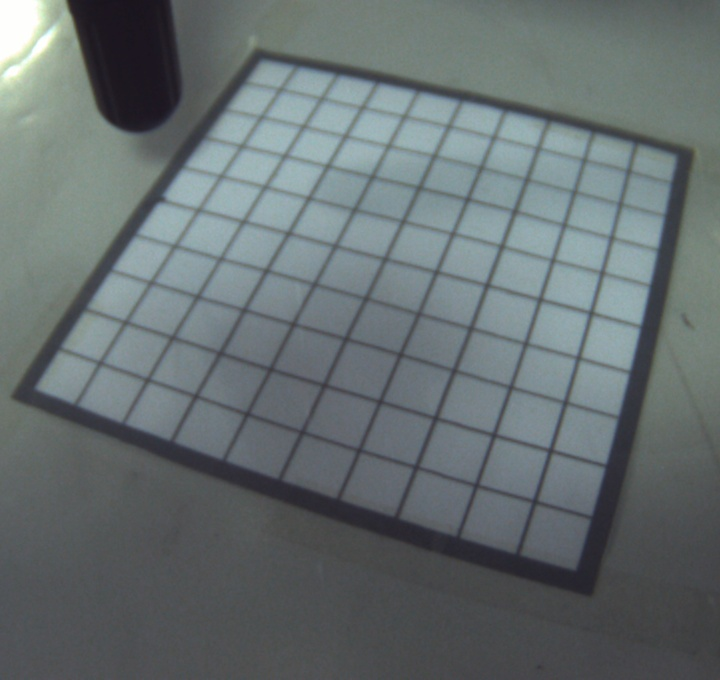
#> input picture python/test_pic/02.jpg, 720 x 680 px
$ python testcoordrecog.py
#> lines starting #> are read from the running program, lines starting #| are printed output that depends on the picture; after the words box and inside, x2 and y2 are one past the last pixel; in counts of white or black regions, pixels touching at a corner belong together
#> further down, img2 is the input picture: shape (680, 720, 3); mean B, G, R 112.6, 111.1, 102.3
### python/ImgProcess.py
import cv2
import numpy as np
import matplotlib.pyplot as plt


class ImgStatus:
    """
    存储当前图像的状态。其属性包括：
    上一时刻处理完成的图像的RGB数组；
    **当前时刻原始图像RGB数组（输入）；
    当前时刻原始图像二值数组；
    **当前图像角点坐标；
    当前图像透视变换后图像；
    图像相减结果；
    是否识别出“X”；
    “X”外接圆圆心；
    其方法包括：
    最大轮廓查找；
    透视校正，坐标映射；
    图像相减，判断是否有“X”；
    计算“X”外接圆圆心，并将当前图像存储到上一时刻图像属性项中；
    """

    # [10 lines left out: function __init__, not called in this run]

    def trans_matrix(self):
        canny = binary_canny(self.now)
        self.m = perspective_matrix(canny)

    def transform(self):
        self.trans = cv2.warpPerspective(self.now, self.m, (500, 500))

    # 遮挡识别
    # [24 lines left out: functions shadow_recog, cord_recog, not called in this run]


# 将图像转化为灰度图
def gray_process(img):
    return cv2.cvtColor(img, cv2.COLOR_BGR2GRAY)


# 将图像进行canny边缘识别
def binary_canny(img):
    n = np.array(img)
    if n.ndim > 2:
        gray = gray_process(img)  # 把输入图像灰度化
    else:
        gray = img
    img_new = cv2.Canny(gray, 70, 110)  # 二值化
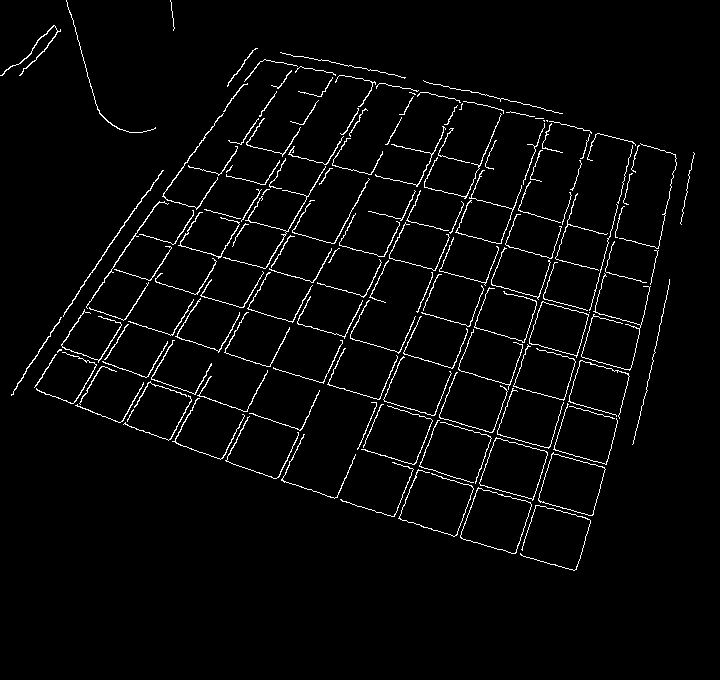
#> img_new: shape (680, 720); 3.1% white in thin lines or dots, all inside (x1, y1, x2, y2) = (0, 0, 695, 571)
    return img_new


# 将图像二值化
# [11 lines left out: function binary_gray, not called in this run]


# 将图像反相
def reverse(img):
    n = np.array(img)
    if n.ndim > 2:
        gray = gray_process(img)  # 把输入图像灰度化
    else:
        gray = img
    size = (np.size(gray, 0), np.size(gray, 1))
    iimg = np.zeros(size, dtype=np.int8)
    for i in range(np.size(gray, 0)):
        for j in range(np.size(gray, 1)):
            iimg[i][j] = 255 - gray[i][j]
    return iimg


#  生成透视变换矩阵
def perspective_matrix(img):
    # 直线识别
    lines = cv2.HoughLines(img, 1, np.pi / 180, 130)
#> lines = 54 rows, first 8: [229, 1.85], [409, 0.489], [554, 0.367], [559, 0.367], [364, 0.524], [505, 0.401], [457, 0.454], [280, 0.593]

    # 对直线的斜率进行分类
    feature = [[], []]
    theta25 = np.zeros((2, 2))
    for line in lines:
        rho, theta = line[0]
        if theta > np.pi / 2:
            feature[0].append(theta)
        else:
            feature[1].append(theta)
#> this loop made 54 passes
#> (rho, theta) on passes 1 to 12: (229, 1.85), (409, 0.489), (554, 0.367), (559, 0.367), (364, 0.524), (505, 0.401), (457, 0.454), (280, 0.593), (366, 0.506), (322, 0.559), (324, 0.541), (309, 1.9)
    a = np.array(feature[0])
    theta25[0][0] = np.mean(a) - np.pi / 9
    theta25[0][1] = np.mean(a) + np.pi / 9
    a = np.array(feature[1])
    theta25[1][0] = np.mean(a) - np.pi / 9
    theta25[1][1] = np.mean(a) + np.pi / 9

    # 查找边缘线
    edge = np.zeros((4, 2))
    for line in lines:
        rho, theta = line[0]
        thetapy = np.float64(theta)
        if (thetapy > theta25[0][0]) & (thetapy < theta25[0][1]):
            if edge[0][0] == 0 or edge[0][0] > rho:
                edge[0] = [rho, theta]
            if edge[2][0] == 0 or edge[2][0] < rho:
                edge[2] = [rho, theta]
        elif (thetapy > theta25[1][0]) & (thetapy < theta25[1][1]):
            if edge[1][0] == 0 or edge[1][0] > rho:
                edge[1] = [rho, theta]
            if edge[3][0] == 0 or edge[3][0] < rho:
                edge[3] = [rho, theta]
#> this loop made 54 passes
#> (rho, theta, thetapy) on passes 1 to 12: (229, 1.85, 1.85), (409, 0.489, 0.489), (554, 0.367, 0.367), (559, 0.367, 0.367), (364, 0.524, 0.524), (505, 0.401, 0.401), (457, 0.454, 0.454), (280, 0.593, 0.593), (366, 0.506, 0.506), (322, 0.559, 0.559), (324, 0.541, 0.541), (309, 1.9, 1.9)
#> after the loop, edge = [[2, 1.78], [228, 0.593], [370, 1.88], [660, 0.297]]

    # 求两两直线交点
    vertex = np.zeros((4, 2))
    for i in range(3):
        temp = edge[i][0] / np.sin(edge[i][1]) - edge[i + 1][0] / np.sin(edge[i + 1][1])
        vertex[i][0] = temp / (1 / np.tan(edge[i][1]) - 1 / np.tan(edge[i + 1][1]))
        vertex[i][1] = edge[i][0] / np.sin(edge[i][1]) - vertex[i][0] / np.tan(edge[i][1])
#> this loop made 3 passes
#> temp on passes 1 to 3: -405.7, 18.69, -1868.4
#> after the loop, vertex = [[239.3, 52.91], [10.34, 392.4], [519.6, 557.9], [0, 0]]
    i = 3
    temp = edge[i][0] / np.sin(edge[i][1]) - edge[0][0] / np.sin(edge[0][1])
#> temp = 2255.4
    vertex[i][0] = temp / (1 / np.tan(edge[i][1]) - 1 / np.tan(edge[0][1]))
    vertex[i][1] = edge[i][0] / np.sin(edge[i][1]) - vertex[i][0] / np.tan(edge[i][1])

    # 对原始图像应用四点透视变换，以获得纸张的俯视图
    pts1 = np.float32(vertex)
#> pts1 = [[239.3, 52.91], [10.34, 392.4], [519.6, 557.9], [647.5, 139.7]]
    pts2 = np.float32([[500, 0], [0, 0], [0, 500], [500, 500]])
    # 生成透视变换矩阵
    m = cv2.getPerspectiveTransform(pts1, pts2)
#> m = [[0.421, -1.29, 503.6], [1.28, 0.86, -350.8], [8.54e-05, 0.000967, 1]]
    return m


# 透视矫正
def perspective_transformation(img,m):
    # 进行透视变换
    return cv2.warpPerspective(img, m, (500, 500))


# 将图像求逆、相减，然后开运算
# [25 lines left out: function sub_open, not called in this run]

### python/testcoordrecog.py
import cv2
import numpy as np
import matplotlib.pyplot as plt
import os
import ImgProcess as ip

# img = cv2.imdecode(np.fromfile(os.getcwd() + "\\testing-camera\\02.jpg", dtype=np.uint8), cv2.IMREAD_UNCHANGED)


img2 = cv2.imdecode(np.fromfile(os.getcwd() + "\\testing-camera\\02.jpg", dtype=np.uint8), cv2.IMREAD_UNCHANGED)
canny2 = ip.binary_canny(img2)
m = ip.perspective_matrix(canny2)
bst2 = cv2.warpPerspective(img2, m, (500, 500))
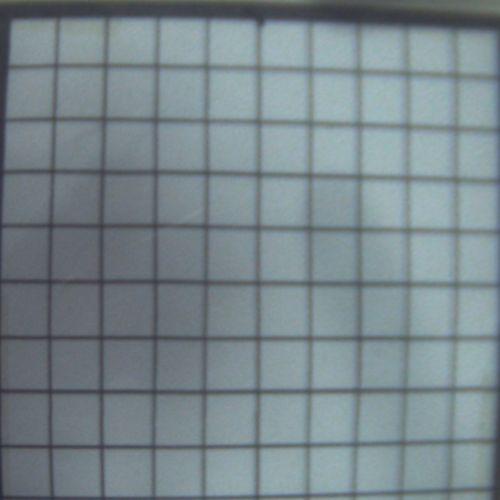
#> bst2: shape (500, 500, 3); mean B, G, R 139.8, 135, 120.9
iimg2 = ip.reverse(bst2)
#> in reverse, `size = (np.size(gray, 0), np.size(gray, 1))`: size = (500, 500)
#> after the loop in reverse, `for i in range(np.size(gray, 0)):`:
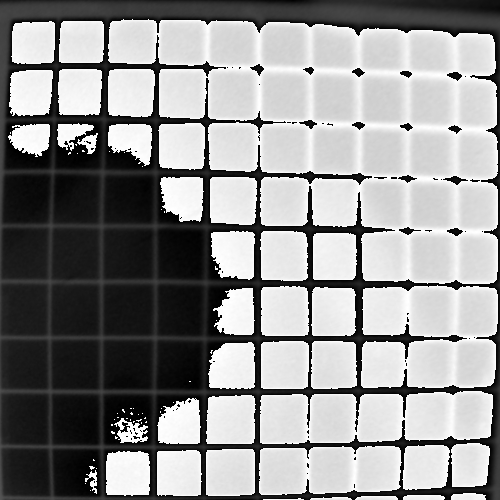
#> iimg: shape (500, 500) int8; min -128, max 127, mean 18.2; drawn with min black and max white
cv2.imencode('.jpg', iimg2)[1].tofile(os.getcwd() + "\\反相.jpg")


#> (the run stopped early here; a loop or call above may not have finished)

$ run again, with python/test_pic/04.jpg copied over python/test_pic/02.jpg
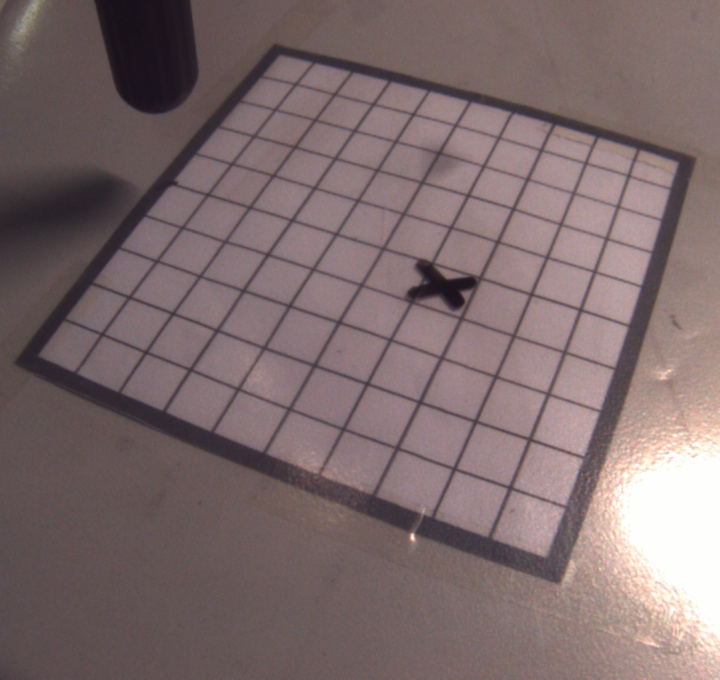
#> input picture python/test_pic/04.jpg, 720 x 680 px
#> img2 is the input picture: shape (680, 720, 3); mean B, G, R 108.5, 107.6, 125.4
#> in binary_canny, `img_new = cv2.Canny(gray, 70, 110)`:
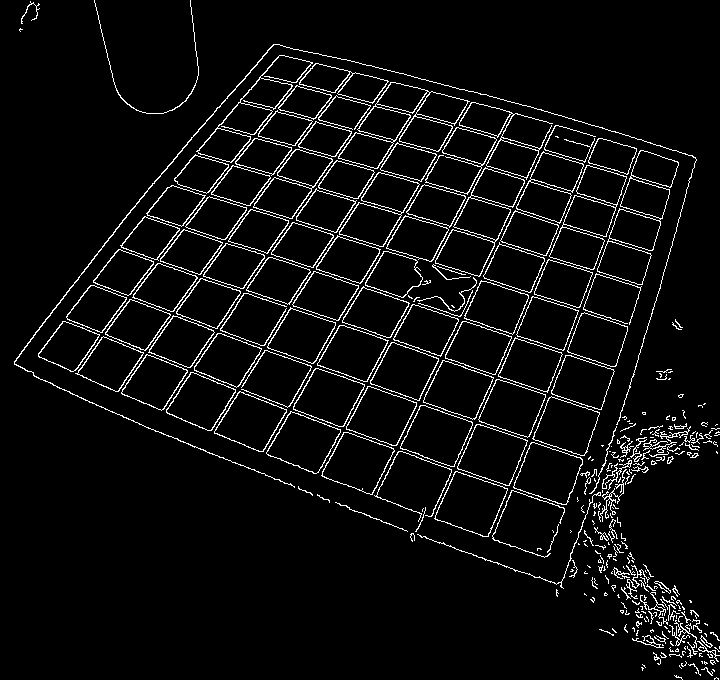
#> img_new: shape (680, 720); 5.2% white in thin lines or dots
#> lines = 132 rows, first 8: [506, 0.489], [124, 1.87], [503, 0.489], [551, 0.454], [367, 0.611], [193, 1.9], [127, 1.87], [555, 0.454]
#> the loop in perspective_matrix, `for line in lines:` made 132 passes
#> the loop in perspective_matrix, `for line in lines:` made 132 passes
#> (rho, theta, thetapy) on passes 1 to 8: (506, 0.489, 0.489), (124, 1.87, 1.87), (503, 0.489, 0.489), (551, 0.454, 0.454), (367, 0.611, 0.611), (193, 1.9, 1.9), (127, 1.87, 1.87), (555, 0.454, 0.454)
#> after the loop in perspective_matrix, `for line in lines:`: edge = [[-15, 1.82], [233, 0.663], [359, 1.92], [721, 0.332]]
#> the loop in perspective_matrix, `for i in range(3):` made 3 passes
#> temp on passes 1 to 3: -393.9, -3.59, -1832.6
#> after the loop in perspective_matrix, `for i in range(3):`: vertex = [[257.6, 48.76], [-2.18, 381.2], [560.7, 586.1], [0, 0]]
#> in perspective_matrix, `temp = edge[i][0] / np.sin(edge[i][1]) - edge[0][0] / np.sin(edge[0][1])`: temp = 2230
#> pts1 = [[257.6, 48.76], [-2.18, 381.2], [560.7, 586.1], [707.2, 160.9]]
#> in perspective_matrix, `m = cv2.getPerspectiveTransform(pts1, pts2)`: m = [[0.451, -1.24, 473.3], [1.1, 0.862, -326.4], [4.01e-05, 0.000978, 1]]
#> size = (500, 500)
#> after the loop in reverse, `for i in range(np.size(gray, 0)):`:
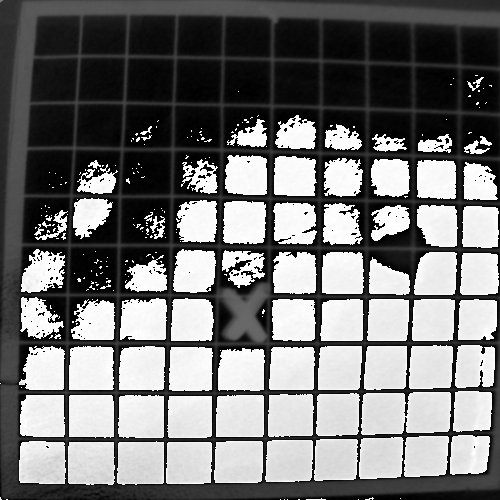
#> iimg: shape (500, 500) int8; min -128, max 127, mean -11; drawn with min black and max white
